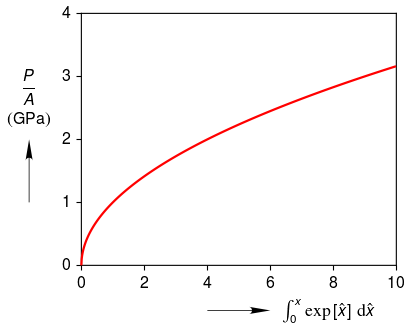

Generate this figure with Python:
# -*- coding: utf-8 -*-
"""
Created on Sat Apr 18 15:35:34 2015

@author: Ben
"""
import clearplot
import clearplot.plot_functions as pf
import numpy as np

x = np.arange(0,10,0.01)
y = np.sqrt(x)

pf.plot('math_text_typesetting.png', x, y, \
    ['\int_0^x \exp\left[\hat{x}\right]\,\mathrm{d}\hat{x}'], \
    ['\frac{P}{A}', 'GPa'])
    
clearplot.params.use_latex(True)
[fig, ax] = pf.plot('LaTeX_typesetting.png', x, y, \
    ['\int_0^x \exp\left[\hat{x}\right]\,\mathrm{d}\hat{x}'], \
    ['\displaystyle \frac{P}{A}', 'GPa'])
